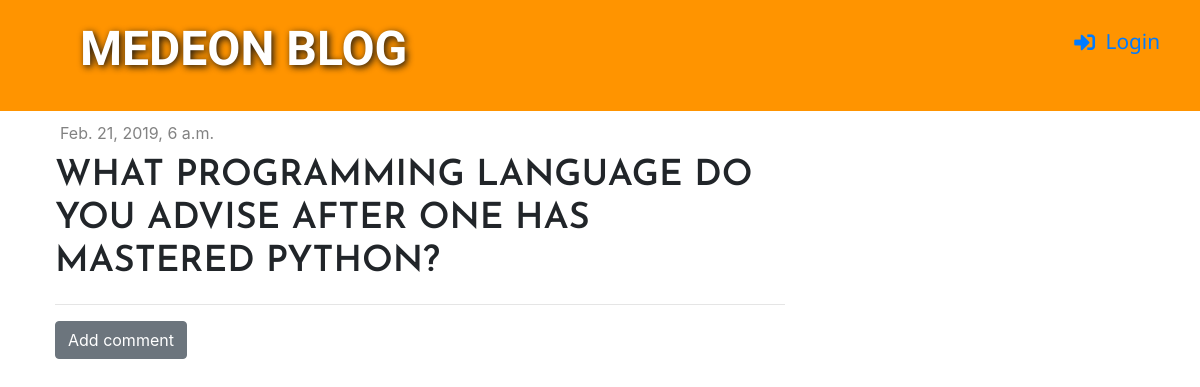
The app's page /post/2/ with its own data.
### blog/models.py (models this page shows, shortened)
class Post(models.Model):
    author = models.ForeignKey('auth.User', on_delete=models.CASCADE)
    title = models.CharField(max_length=200)
    text = models.TextField()
    created_date = models.DateTimeField(default=timezone.now)
    published_date = models.DateTimeField(blank=True, null=True)

### blog/views.py (the view)
# urls.py: path('post/<int:pk>/', views.post_detail, name='post_detail'),
def post_detail(request, pk):
    post = get_object_or_404(Post, pk=pk)
    context_dictionary = {'post': post}
    return render(request, 'blog/post_detail.html', context_dictionary)

### blog/templatetags/markdownify.py (called while the page is built)
@register.filter
def markdown(value):
    renderer = HighlightRenderer()
    markdown = mistune.Markdown(renderer=renderer)
    return markdown(value)

### blog/templates/blog/post_detail.html (shortened to what this page needs)
{% extends 'blog/base.html' %}
{% load markdownify %}
{% block content %}
    <div class="post">
        <div class="admin">
        {% if post.published_date %}
            <div class="date">
                {{ post.published_date }}
            </div>
        {% else %}
            <a href="{% url 'post_publish' pk=post.pk %}" class="btn btn-primary" id="publish">Publish</a>
        {% endif %}
        </div>
        <h1>{{ post.title }}</h1>
    </div>
    <hr>
    <a href="{% url 'add_comment_to_post' pk=post.pk %}" class="btn btn-secondary">Add comment</a>
{% endblock %}

### blog/static/css/blog.css (style rules this page uses)
.date { color: #828282; }
.admin { padding: 0px 5px 10px 5px; }
.post { margin-top: 10px; margin-bottom: 20px; }

### records on screen
Post: published_date "Feb. 21, 2019, 6 a.m.", title "WHAT PROGRAMMING LANGUAGE DO YOU ADVISE AFTER ONE HAS MASTERED PYTHON?"
